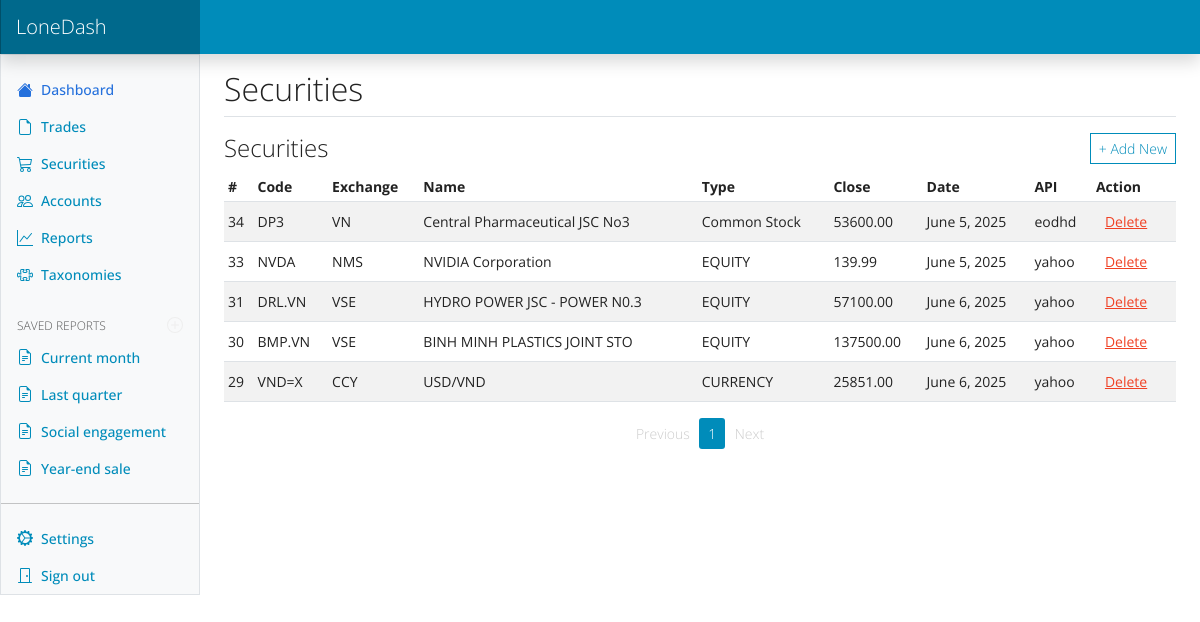
Page /securities/ (signed in) on the earlier database version.
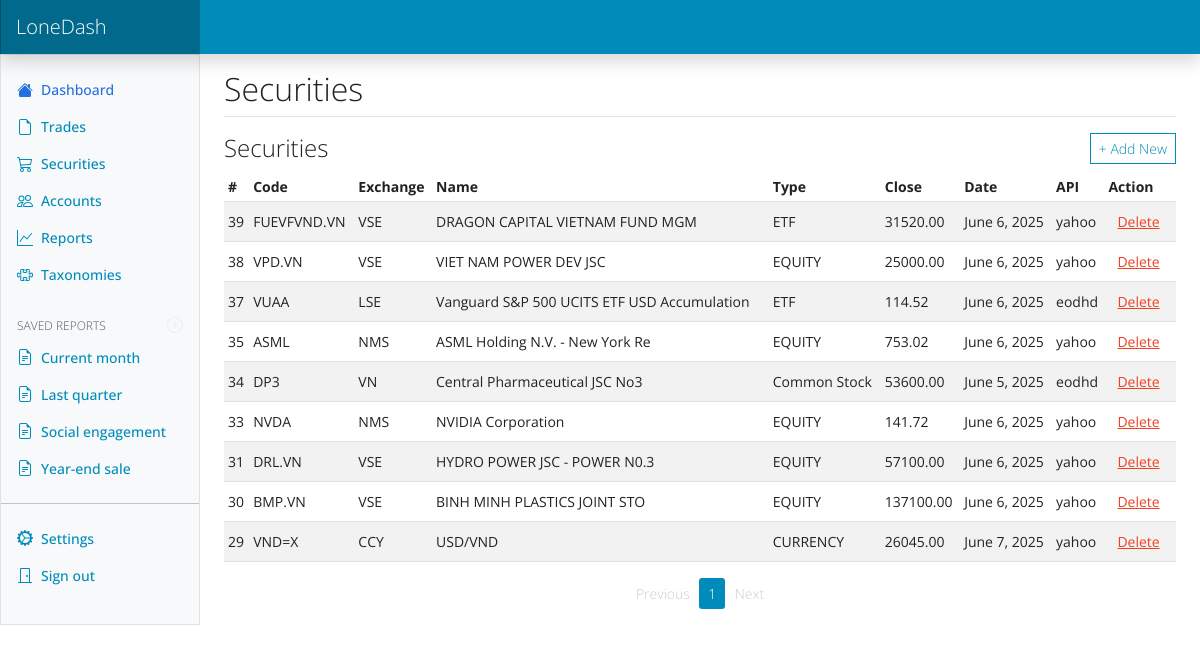
Same page on the later database version.
### dash/models.py (models this page shows, shortened)
class Security(models.Model):
    user = models.ForeignKey(User, on_delete=models.CASCADE, related_name='security')
    code = models.CharField(max_length=10)
    exchange = models.CharField(max_length=20)
    name = models.CharField(max_length=255)
    type = models.CharField(max_length=255, blank=True)
    isin = models.CharField(max_length=20, blank=True)
    close = models.DecimalField(max_digits=16, decimal_places=2, default=0)
    date = models.DateField(default=date.today)
    api_source = models.CharField(max_length=50, blank=True, null=True)
    industry = models.CharField(max_length=100, blank=True)
    sector = models.CharField(max_length=100, blank=True)
    website = models.URLField(blank=True)
    description = models.TextField(blank=True)
    class Meta:
        constraints = [
            models.UniqueConstraint(fields=['user', 'code'], name='unique_user_code')
        ]
        indexes = [
            models.Index(fields=['user', 'code']),
        ]

### dash/views.py (the view)
# urls.py: path('securities/', securities_view, name='securities'),
def securities_view(request):
    latest_prices = SecurityPrice.objects.filter(
        security=OuterRef('pk')
    ).order_by('-date')
    securities_list = Security.objects.filter(user=request.user).annotate(
        last_close=Subquery(latest_prices.values('close')[:1]),
        last_close_date=Subquery(latest_prices.values('date')[:1])
    ).order_by('-id')
    securities_paginator = Paginator(securities_list, 10)
    securities_page = securities_paginator.get_page(request.GET.get('page'))
    svg_content = get_icons_svg()
    return render(request, "securities.html", {
        'icons_svg': svg_content,
        'securities': securities_page,
    })

### dash/views.py (called while the page is built)
def get_icons_svg():
    current_dir = os.path.dirname(__file__)
    svg_path = os.path.join(current_dir, 'static', 'icons', 'icons.svg')
    with open(svg_path, 'r', encoding='utf-8') as f:
        return f.read()

### dash/templates/securities.html (shortened to what this page needs)
{% extends "base.html" %}
{% block content %}
<main class="col-md-9 ms-sm-auto col-lg-10 px-md-4">
    <div
        class="d-flex justify-content-between flex-wrap flex-md-nowrap align-items-center pt-3 pb-2 mb-3 border-bottom">
        <h2 class="mb-0">Securities</h2>
    </div>
    <div class="d-flex justify-content-between align-items-center mb-2">
        <h4 class="mb-0">Securities</h4>
        <button type="button" class="btn btn-sm btn-outline-primary" id="btn-add-security">+ Add New</button>
    </div>
    <div class="table-responsive small">
        <table class="table table-striped table-sm table-hover">
            <thead>
                <tr>
                    <th scope="col">#</th>
                    <th scope="col">Code</th>
                    <th scope="col">Exchange</th>
                    <th scope="col">Name</th>
                    <th scope="col">Type</th>
                    <th scope="col">Close</th>
                    <th scope="col">Date</th>
                    <th scope="col">API</th>
                    <th scope="col">Action</th>
                </tr>
            </thead>
            <tbody>
                {% for security in securities %}
                <tr>
                    <td>{{ security.id }}</td>
                    <td>{{ security.code }}</td>
                    <td>{{ security.exchange }}</td>
                    <td>{{ security.name}}</td>
                    <td>{{ security.type}}</td>
                    <td>{{ security.last_close|floatformat:2 }}</td>
                    <td>{{ security.last_close_date  }}</td>
                    <td>{{ security.api_source}}</td>
                    <td>
                        <button class="btn btn-sm btn-link text-danger btn-delete-security"
                            data-id="{{ security.id }}">Delete</button>
                    </td>
                </tr>
                {% empty %}
                <tr>
                    <td colspan="9" class="text-center">No security found.</td>
                </tr>
                {% endfor %}
            </tbody>
        </table>
    </div>
    <nav>
        <ul class="pagination pagination-sm justify-content-center">
            {% if securities.has_previous %}
            <li class="page-item">
                <a class="page-link" href="?page={{ securities.previous_page_number }}">Previous</a>
            </li>
            {% else %}
            <li class="page-item disabled"><span class="page-link">Previous</span></li>
            {% endif %}
            {% for num in securities.paginator.page_range %}
            <li class="page-item {% if securities.number == num %}active{% endif %}">
                <a class="page-link" href="?page={{ num }}">{{ num }}</a>
            </li>
            {% endfor %}
            {% if securities.has_next %}
            <li class="page-item">
                <a class="page-link" href="?page={{ securities.next_page_number }}">Next</a>
            </li>
            {% else %}
            <li class="page-item disabled"><span class="page-link">Next</span></li>
            {% endif %}
        </ul>
    </nav>
</main>
{% endblock %}
{% block page_scripts %}
{% load static %}
{% endblock %}

Differences in the rows shown:
added Security: id "39", code "FUEVFVND.VN", exchange "VSE", name "DRAGON CAPITAL VIETNAM FUND MGM", type "ETF", last_close "31520.00", last_close_date "June 6, 2025", api_source "yahoo"
added Security: id "38", code "VPD.VN", exchange "VSE", name "VIET NAM POWER DEV JSC", type "EQUITY", last_close "25000.00", last_close_date "June 6, 2025", api_source "yahoo"
added Security: id "37", code "VUAA", exchange "LSE", name "Vanguard S&P 500 UCITS ETF USD Accumulation", type "ETF", last_close "114.52", last_close_date "June 6, 2025", api_source "eodhd"
added Security: id "35", code "ASML", exchange "NMS", name "ASML Holding N.V. - New York Re", type "EQUITY", last_close "753.02", last_close_date "June 6, 2025", api_source "yahoo"
computed for Security "NVDA": last_close "139.99" → "141.72"; last_close_date "June 5, 2025" → "June 6, 2025"
computed for Security "BMP.VN": last_close "137500.00" → "137100.00"
computed for Security "VND=X": last_close "25851.00" → "26045.00"; last_close_date "June 6, 2025" → "June 7, 2025"
